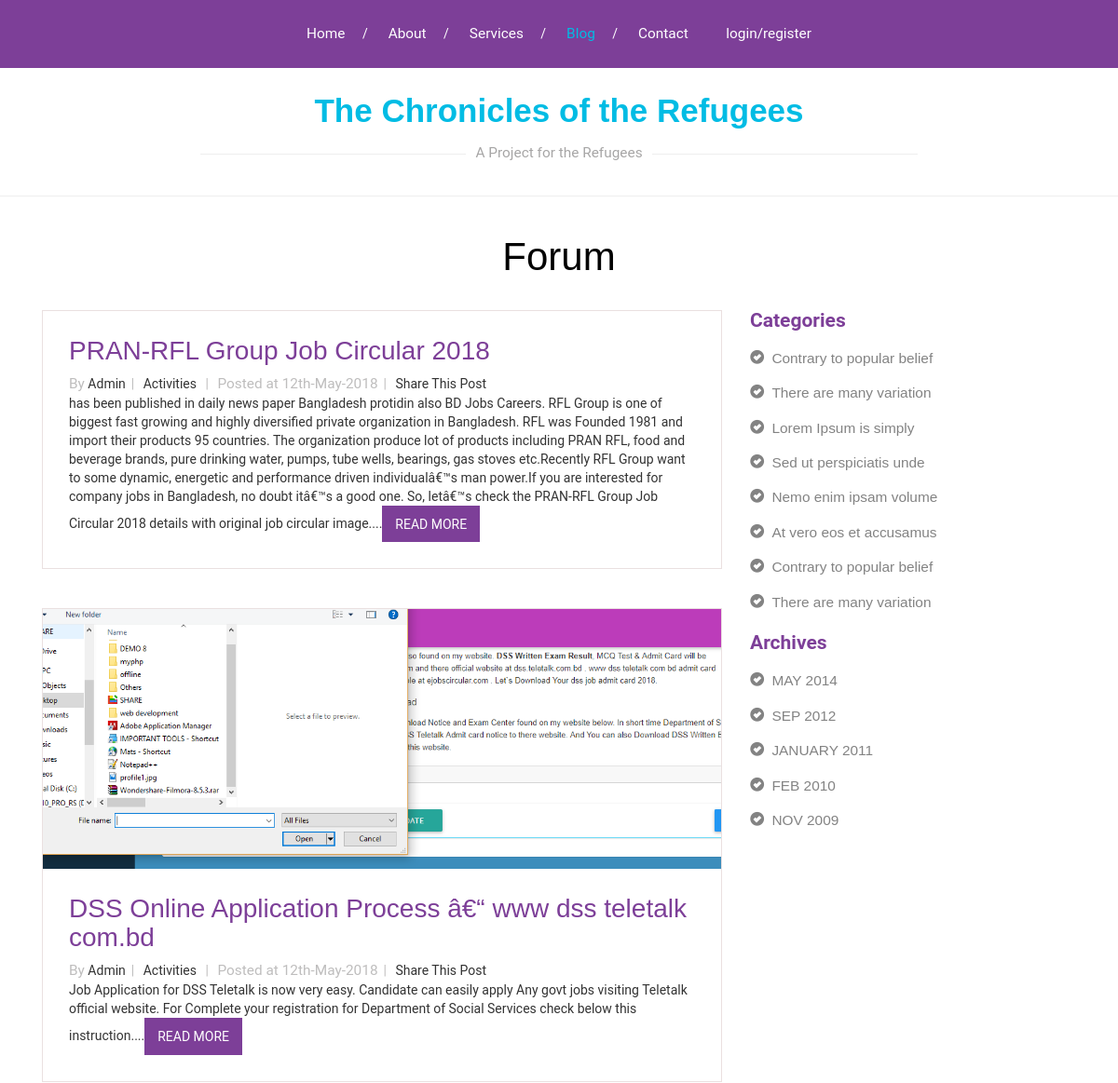
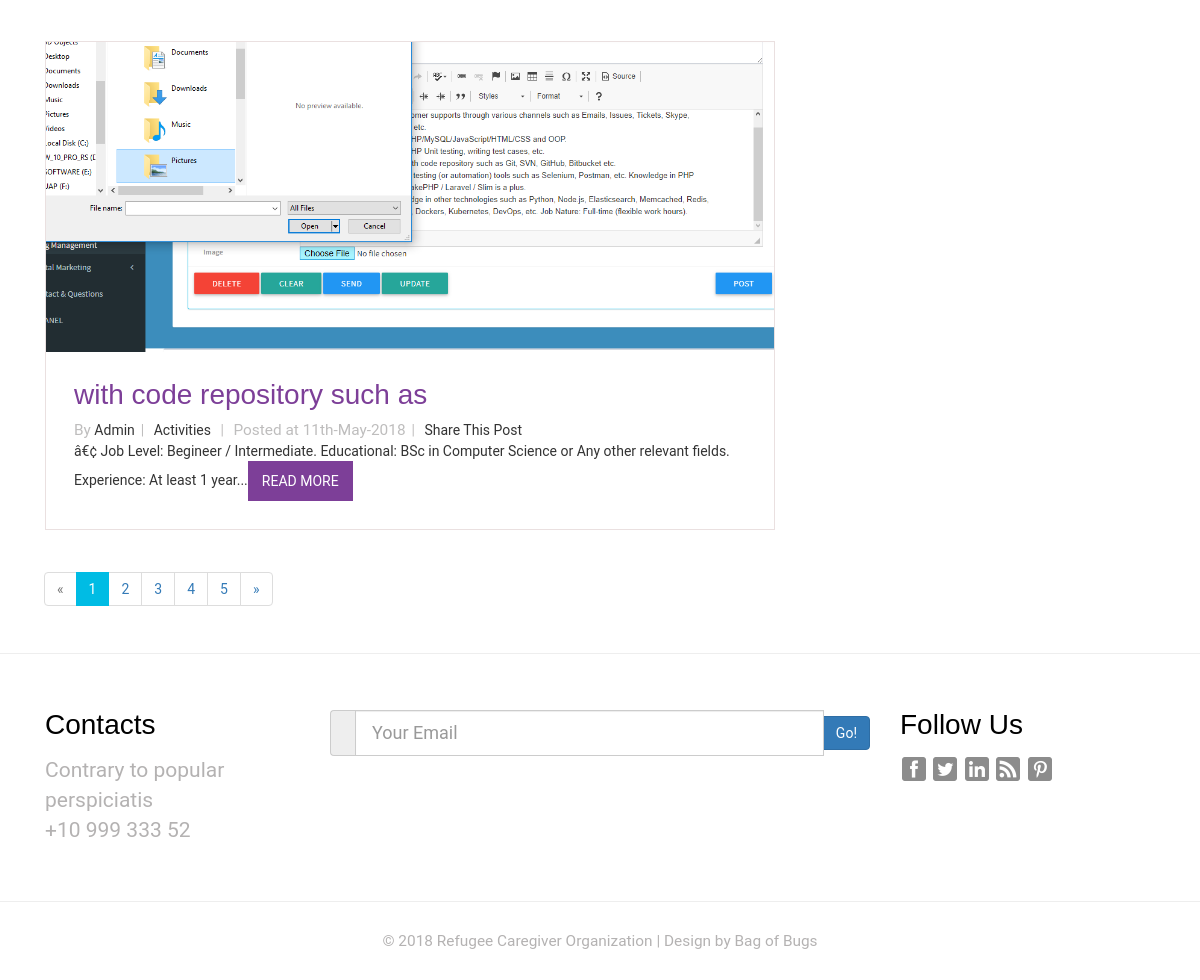
Screenshot of /blog.php with the database file from the repository (2 pictures, top to bottom).
### tables this page shows
CREATE TABLE `blog` (
  `id` int(250) NOT NULL,
  `a1` timestamp NOT NULL DEFAULT CURRENT_TIMESTAMP,
  `a2` timestamp NOT NULL DEFAULT CURRENT_TIMESTAMP ON UPDATE CURRENT_TIMESTAMP,
  `a3` varchar(1000) NOT NULL,
  `a4` varchar(1000) NOT NULL,
  `a5` varchar(1000) NOT NULL,
  `a6` varchar(1000) NOT NULL,
  `a7` varchar(250) NOT NULL,
  `a8` varchar(1000) NOT NULL,
  `a9` varchar(1000) NOT NULL,
  `a10` varchar(1000) NOT NULL,
  `a11` varchar(1000) NOT NULL,
  `a12` varchar(1000) NOT NULL,
  `a13` varchar(1000) NOT NULL,
  `a14` varchar(1000) NOT NULL,
  `a15` varchar(1000) NOT NULL,
  `a16` varchar(1000) NOT NULL,
  `a17` varchar(1000) NOT NULL,
  `a18` varchar(1000) NOT NULL,
  `a19` varchar(1000) NOT NULL,
  `a20` varchar(1000) NOT NULL,
  `a21` varchar(1000) NOT NULL,
  `a22` varchar(1000) NOT NULL,
  `a23` varchar(1000) NOT NULL,
  `a24` varchar(1000) NOT NULL,
  `a25` varchar(1000) NOT NULL,
  `a26` varchar(1000) NOT NULL,
  `a27` varchar(1000) NOT NULL,
  `a28` varchar(1000) NOT NULL,
  `a29` varchar(1000) NOT NULL,
  `r1` varchar(10000) DEFAULT NULL,
  `r2` varchar(10000) DEFAULT NULL,
  `r3` varchar(10000) DEFAULT NULL,
  `r4` varchar(1000) DEFAULT NULL,
  `r5` varchar(1000) DEFAULT NULL,
  `r6` varchar(1000) DEFAULT NULL,
  `r7` varchar(1000) DEFAULT NULL,
  `r8` varchar(1000) DEFAULT NULL,
  `r9` varchar(1000) DEFAULT NULL,
  `r10` varchar(1000) DEFAULT NULL,
  `r11` varchar(1000) DEFAULT NULL
);

### blog.php (the view, shortened to what this page needs)
<?php
	$currentPage = 'blog';
	include('header.php');
?>
<div class="blog">
	<div class="container">
		<h2>Forum</h2>
		<div class="col-md-8 ">
			<?php	 include('config.php');
				$qry="select * from blog ";
				$result=mysqli_query($conn,$qry);
				$rowcount=mysqli_num_rows($result);
				$row = mysqli_fetch_all($result,MYSQLI_ASSOC);
				$use='...';
				for($i=$rowcount-1;$i>0;$i--)
				{
	echo		'<div class=" single-grid">
				<a href="blogdetails.php?id='.$row[$i]['id'].'"><img class="img-responsive" src="admin/a_dashboard/uploads/blog/'.$row[$i]['a5'].'" alt="" /></a>
				<div class="lone-line">
					<h4><a href="blogdetails.php?id=3">'.$row[$i]['a7'].'</a></h4>
					<ul class="sin-grid">
						<li><span>By</span> Admin<b>|</b></li>
						<li> Activities <b>|</b></li>
						<li><span>Posted at '.$row[$i]['a11'].'</span><b>|</b></li>
						<li>Share This Post</li>
					</ul>'.$row[$i]['r1'].$use.'<a class="hvr-rectangle-out" href="blogdetails.php?id='.$row[$i]['id'].'">READ MORE</a>
				</div>
			</div>';
				}
			?>
		</div>
		<div class="col-md-3 categories-grid">
			<div class="grid-categories">
				<h4>Categories</h4>
				<ul class="popular ">
					<li><a href="#"><i class="glyphicon glyphicon-ok-sign"> </i>Contrary to popular belief</a></li>
					<li><a href="#"><i class="glyphicon glyphicon-ok-sign"> </i>There are many variation</a></li>
					<li><a href="#"><i class="glyphicon glyphicon-ok-sign"> </i>Lorem Ipsum is simply</a></li>
					<li><a href="#"><i class="glyphicon glyphicon-ok-sign"> </i>Sed ut perspiciatis unde</a></li>
					<li><a href="#"><i class="glyphicon glyphicon-ok-sign"> </i>Nemo enim ipsam volume</a></li>
					<li><a href="#"><i class="glyphicon glyphicon-ok-sign"> </i>At vero eos et accusamus</a></li>
					<li><a href="#"><i class="glyphicon glyphicon-ok-sign"> </i>Contrary to popular belief</a></li>
					<li><a href="#"><i class="glyphicon glyphicon-ok-sign"> </i>There are many variation</a></li>
				</ul>
			</div>
			<div class="grid-categories">
				<h4>Archives</h4>
				<ul class="popular popular-in">
					<li><a href="#"><i class="glyphicon glyphicon-ok-sign"> </i>MAY 2014</a></li>
					<li><a href="#"><i class="glyphicon glyphicon-ok-sign"> </i>SEP 2012</a></li>
					<li><a href="#"><i class="glyphicon glyphicon-ok-sign"> </i>JANUARY 2011</a></li>
					<li><a href="#"><i class="glyphicon glyphicon-ok-sign"> </i>FEB 2010</a></li>
					<li><a href="#"><i class="glyphicon glyphicon-ok-sign"> </i>NOV 2009</a></li>
				</ul>
			</div>
		</div>
		<nav>
			<ul class="pagination">
				<li class="disabled"><a href="#" aria-label="Previous"><span aria-hidden="true">&laquo;</span></a></li>
				<li class="active"><a href="#">1 <span class="sr-only">(current)</span></a></li>
				<li ><a href="#">2 <span class="sr-only"></span></a></li>
				<li ><a href="#">3 <span class="sr-only"></span></a></li>
				<li ><a href="#">4 <span class="sr-only"></span></a></li>
				<li ><a href="#">5 <span class="sr-only"></span></a></li>
				<li> <a href="#" aria-label="Next"><span aria-hidden="true">&raquo;</span> </a> </li>
			</ul>
		</nav>
	</div>
</div>
<?php include('footer.php'); ?>

### header.php (shortened to what this page needs)
<!DOCTYPE html>
<html>
<head>
<link href="css/bootstrap.css" rel="stylesheet" type="text/css" media="all" />
<link href="css/style.css" rel="stylesheet" type="text/css" media="all" />
</head>
<body>
<body>
	<div class="header">
	<div class="header-top">
		<div class="container">
				<div class="top-nav">
					<ul>
						<li <?php if ($currentPage === 'index') {echo 'class="active"';} ?>><a href="index"  >Home</a><span>/</span></li>
						<li <?php if ($currentPage === 'about') {echo 'class="active"';} ?>><a href="about"  >About</a><span>/</span></li>
						<li <?php if ($currentPage === 'services') {echo 'class="active"';} ?>><a href="services"  >Services</a><span>/</span></li>
						<li <?php if ($currentPage === 'blog') {echo 'class="active"';} ?>><a href="blog"  >Blog</a><span>/</span></li>
						<li <?php if ($currentPage === 'contact') {echo 'class="active"';} ?>><a href="contact"  >Contact</a></li>
						<li <?php if ($currentPage === 'user') {echo 'class="active"';} ?>><a href="login/index"  >login/register</a></li>
					</ul>
				</div>
			</div>
		</div>
		<div class="header-bottom">
			<div class="container">
				<div class="logo">
					<h1><a href="index">The Chronicles of the Refugees</a></h1>
					<p>A Project for the Refugees</p>
				</div>
			</div>
		</div>
		</div>

### footer.php (shortened to what this page needs)
<div class="footer">
	<div class="footer-mid">
			<div class="container">
				<div class="col-md-3 grid1">
					<h3>Contacts</h3>
					<p>Contrary to popular</p>
					<p>perspiciatis</p>
					<p>+10 999 333 52</p>
				</div>
				<div class="col-md-6 grid1">
			                            <form   class="newsletterForm"  method="post"action="">
                                <div class="input-group">
                                    <span class="input-group-addon">
                                    </span>
                <input type="email" required pattern="[a-z0-9._%+-]+@[a-z0-9.-]+\.[a-z]{2,4}$"   name="s1" placeholder="Your Email" class="form-control input-lg "  >
                                    <span class="input-group-btn">
                                        <button class="btn btn-primary" type="submit" name="insert" >Go!</button>
                                    </span>
                                </div>
                            </form>
				</div>
				<div class="col-md-3 grid2">
				<h3>Follow Us</h3>
					<ul class="social-in">
						<li><a href="#"><i> </i></a></li>
						<li><a href="#"><i class="twitter"> </i></a></li>
						<li><a href="#"><i class="linked"> </i></a></li>
						<li><a href="#"><i class="rss"> </i></a></li>
						<li><a href="#"><i class="pin"> </i></a></li>
				</ul>
				</div>
				<div class="clearfix"> </div>
			</div>
		</div>
		<div class="container">
				<div class="class-footer">
					 <p class="footer-grid">&#169; 2018 Refugee Caregiver Organization | Design by Bag of Bugs </p>
			 	</div>
		 </div>
	</div>
 </body>
</html>

### css/style.css (style rules this page uses)
body { background:#fff; font-family: 'Roboto', sans-serif; }
body a { transition: 0.5s all; -webkit-transition: 0.5s all; -o-transition: 0.5s all; -moz-transition: 0.5s all; -ms-transition: 0.5s all; }
ul { padding: 0; margin: 0; }
h1,h2,h3,h4,h5,h6,label,p { margin:0; }
.header-top { padding: 0.5em 0; background:#7D3F98; }
.logo { background:#fff; padding:1em 0; text-align:center; margin-top: 0.9em; }
.logo h1 { font-size: 2.5em; font-family: 'Montserrat', sans-serif; font-weight: 700; }
.logo h1 a { text-decoration:none; color:#00bce4; }
.logo p { color: #A7A6A6; font-size: 1.1em; margin: 1em 0; }
.logo p:after { background: #eee; width:25%; height:1px; display:inline-block; content:""; vertical-align:middle; margin-left: 10px; }
.logo p:before { background: #eee; width:25%; height:1px; display:inline-block; content:""; vertical-align:middle; margin-right: 10px; }
.top-nav { text-align: center; }
.top-nav ul li { display:inline-block; }
.top-nav ul li a { display: inline-block; color: #fff; text-decoration: none; font-weight: 400; font-size: 1.1em; margin:1.2em; }
.top-nav ul li span { font-size:1em; color:#fff; }
.top-nav ul li a:hover,.top-nav ul li.active a { color:#00bce4; }
.hvr-rectangle-out { display: inline-block; vertical-align: middle; -webkit-transform: translateZ(0); transform: translateZ(0); box-shadow: 0 0 1px rgba(0, 0, 0, 0); -webkit-backface-visibility: hidden; backface-visibility: hidden; -moz-osx-font-smoothing: grayscale; position: relative; -webkit-transition-property: color; transition-property: color; -webkit-transition-duration: 0.3s; transition-duration: 0.3s; color:#fff; padding:0.7em 1em; background:#7D3F98; text-decoration:none; font-size:1em; }
.hvr-rectangle-out:before { content: ""; position: absolute; z-index: -1; top: 0; left: 0; right: 0; bottom: 0; background: #00bce4; -webkit-transform: scale(0); transform: scale(0); -webkit-transition-property: transform; transition-property: transform; -webkit-transition-duration: 0.3s; transition-duration: 0.3s; -webkit-transition-timing-function: ease-out; transition-timing-function: ease-out; text-decoration:none; }
ul.social-in li { display: inline-block; }
ul.social-in li i { background: url(../images/img-sprite.png)no-repeat -5px -6px ; width: 28px; height: 28px; display: inline-block; vertical-align: middle; }
ul.social-in li i.twitter { background-position: -70px -6px; }
ul.social-in li i.linked { background-position: -137px -6px; }
ul.social-in li i.rss { background-position: -206px -6px; }
ul.social-in li i.pin { background-position: -274px -6px; }
.footer-mid { padding: 4em 0; border-top: 1px solid #eee; border-bottom: 1px solid #eee; }
.grid1 h3,.grid2 h3 { font-size: 2em; font-family: 'Montserrat', sans-serif; color: #000; margin: 0 0 0.5em; }
.grid1 p { font-size: 1.5em; color: #B4B2B2; }
.class-footer { padding:2em 0; }
p.footer-grid { text-align:center; color: #B4B2B2; font-size: 1.1em; }
i.glyphicon.glyphicon-ok-sign { margin: 0 8px 0 0; }
.blog h2 { font-size: 3em; color: #000; text-align:center; font-family: 'Montserrat', sans-serif; padding:0 0 0.8em ; }
.lone-line { padding: 2em; }
.single-grid { border:1px solid #EAE0E0; margin:0em 0 3em; background: #fff; }
.single-grid h4 { margin:0 0 0.3em; font-size:2em; font-family: 'Montserrat', sans-serif; }
.single-grid h4 a { text-decoration:none; color:#7D3F98; }
ul.sin-grid li { display: inline-block; }
ul.sin-grid li b { font-size: 1em; color: #BEBDBD; margin: 0 6px; font-weight: 400; }
ul.sin-grid li a,ul.sin-grid li span { text-decoration: none; font-size: 1.1em; color: #BEBDBD; }
.blog { border-top: 1px solid #eee; padding:3em 0; }
.pagination > .active > a,.pagination > .active > a:hover { background:#00bce4; border-color:#00bce4; }
.pagination { margin: 0; padding: 0 1em; }
.categories-grid h4 { color: #7D3F98; font-size: 1.5em; font-weight: 700; padding: 0em 0 0.5em; }
.grid-categories { padding: 0 0 1em; }
ul.popular li { list-style: none; }
ul.popular li a { color: #838383; font-size: 1.1em; font-family: 'Arimo', sans-serif; padding: 0.5em 0; display: block; text-decoration: none; }
ul.popular li i { margin: 0 8px 0px; }

### rows the page displays
blog: a7 "PRAN-RFL Group Job Circular 2018", a11 "12th-May-2018", r1 "has been published in daily news paper Bangladesh protidin also BD Jobs Careers. RFL Group is one of biggest fast growing and highly diversified private organization in Bangladesh. RFL was Founded 1981 and import their products 95 countries. The organization produce lot of products including PRAN RFL, food and beverage brands, pure drinking water, pumps, tube wells, bearings, gas stoves etc.Recently RFL Group want to some dynamic, energetic and performance driven individualâ€™s man power.If you are interested for company jobs in Bangladesh, no doubt itâ€™s a good one. So, letâ€™s check the PRAN-RFL Group Job Circular 2018 details with original job circular image."
blog: a5 (picture), a7 "DSS Online Application Process â€“ www dss teletalk com.bd", a11 "12th-May-2018", r1 "Job Application for DSS Teletalk is now very easy. Candidate can easily apply Any govt jobs visiting Teletalk official website. For Complete your registration for Department of Social Services check below this instruction."
blog: a5 (picture), a7 "with code repository such as", a11 "11th-May-2018", r1 "â€¢ Job Level: Begineer / Intermediate. Educational: BSc in Computer Science or Any other relevant fields. Experience: At least 1 year"
